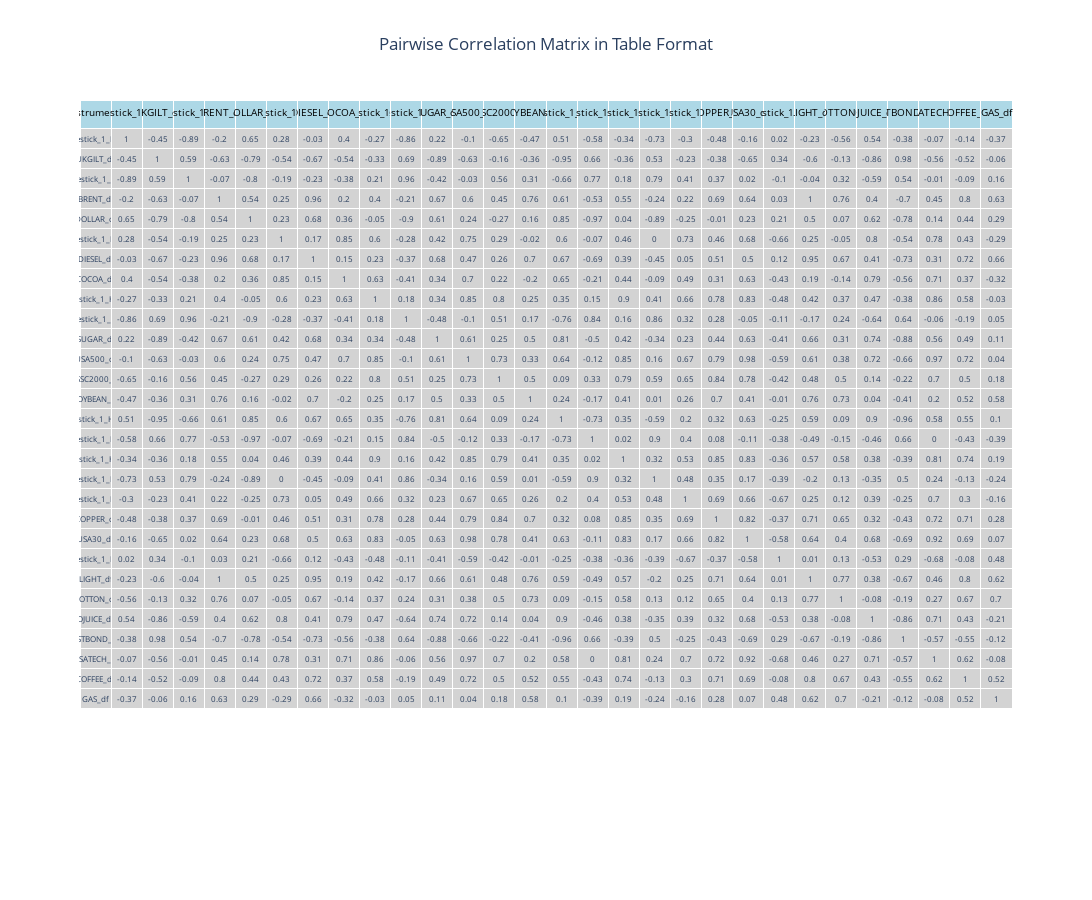

Notebook code for this chart:
### Code cell
import plotly.graph_objects as go

# Create headers and rows for the table
header_values = ["Instruments"] + list(correlation_matrix.columns)
row_values = [correlation_matrix.index] + [correlation_matrix[col].round(2).tolist() for col in correlation_matrix.columns]

# Create the table
fig = go.Figure(data=[go.Table(
    header=dict(values=header_values,
                fill_color='lightblue',
                align='center',
                font=dict(size=10, color='black')),
    cells=dict(values=row_values,
               fill_color='lightgray',
               align='center',
               font=dict(size=8))
)])

# Update layout
fig.update_layout(
    title="Pairwise Correlation Matrix in Table Format",
    title_x=0.5,
    width=1200,
    height=900
)

# Show the plot
fig.show()

### Figure 1 — Plotly figure (JSON) as saved in the notebook; plotly's stock layout.template omitted (floating-point values rounded to 4 significant figures; data arrays with more than 128 entries replaced by an {"elided": "..."} marker saying what was removed)
{"data": [{"cells": {"align": "center", "fill": {"color": "lightgray"}, "font": {"size": 8}, "values": {"elided": "30x29 mixed values"}}, "header": {"align": "center", "fill": {"color": "lightblue"}, "font": {"color": "black", "size": 10}, "values": ["Instruments", "USDCAD_Candlestick_1_Hour_BID_01_df", "UKGILT_df", "AUDUSD_Candlestick_1_Hour_BID_01_df", "BRENT_df", "DOLLAR_df", "XAUUSD_Candlestick_1_Hour_BID_01_df", "DIESEL_df", "COCOA_df", "BTCUSD_Candlestick_1_Hour_BID_01_df", "NZDUSD_Candlestick_1_Hour_BID_01_df", "SUGAR_df", "USA500_df", "USSC2000_df", "SOYBEAN_df", "USDJPY_Candlestick_1_Hour_BID_01_df", "EURUSD_Candlestick_1_Hour_BID_01_df", "ETHUSD_Candlestick_1_Hour_BID_01_df", "GBPUSD_Candlestick_1_Hour_BID_01_df", "XAGUSD_Candlestick_1_Hour_BID_01_df", "COPPER_df", "USA30_df", "USDCHF_Candlestick_1_Hour_BID_01_df", "LIGHT_df", "COTTON_df", "OJUICE_df", "USTBOND_df", "USATECH_df", "COFFEE_df", "GAS_df"]}, "type": "table"}], "layout": {"height": 900, "title": {"text": "Pairwise Correlation Matrix in Table Format", "x": 0.5}, "width": 1200}}
